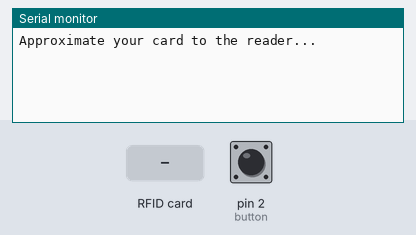
Simulated run of this sketch. Board: Arduino Uno, built with avr-gcc and run on an emulated ATmega328P. Shown: the last lines printed to the serial monitor. The inputs (shaded band) are chosen by the test bench; at power-on: pin 2 (button) HIGH.

Above: at 1.2 s.
1.3 s: RFID card 41 49 7C B9 held to the reader
At 2.0 s:
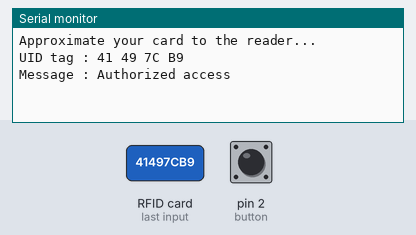
2.8 s: RFID card 5E 7A 19 C4 held to the reader
At 5.8 s:
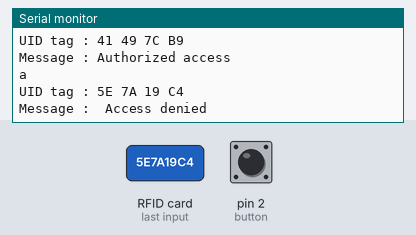

Measured:
- after the input at 1.3 s, the serial monitor: prints a new line at once (image 1)
- after the input at 2.8 s, the serial monitor: prints a new line after 1.7 s (image 2)

The sketch:

RFID_MASTER_SLAVE.ino
```cpp
#include <SPI.h>
#include <MFRC522.h>
#define button 2

#define SS_PIN 10
#define RST_PIN 9
MFRC522 mfrc522(SS_PIN, RST_PIN);   // Create MFRC522 instance.

void setup()
{
  //pinMode(button, INPUT_PULLUP);
  //pinMode(2,OUTPUT);
  //pinMode(3,OUTPUT);
  Serial.begin(9600);   // Initiate a serial communication
  SPI.begin();      // Initiate  SPI bus
  mfrc522.PCD_Init();   // Initiate MFRC522
  Serial.println("Approximate your card to the reader...");
  Serial.println();

}
void loop()
{
    int val = digitalRead(button);
  // Look for new cards
  if ( ! mfrc522.PICC_IsNewCardPresent())
  {
    return;
  }
  // Select one of the cards
  if ( ! mfrc522.PICC_ReadCardSerial())
  {
    return;
  }
  //Show UID on serial monitor
  Serial.print("UID tag :");
  String content= "";
  byte letter;
  for (byte i = 0; i < mfrc522.uid.size; i++)
  {
     Serial.print(mfrc522.uid.uidByte[i] < 0x10 ? " 0" : " ");
     Serial.print(mfrc522.uid.uidByte[i], HEX);
     content.concat(String(mfrc522.uid.uidByte[i] < 0x10 ? " 0" : " "));
     content.concat(String(mfrc522.uid.uidByte[i], HEX));
  }
  Serial.println();
  Serial.print("Message : ");
  content.toUpperCase();
  if (content.substring(1) == "41 49 7C B9") //change here the UID of the card/cards that you want to give access
  {
    Serial.println("Authorized access");
    Serial.println();
    delay(3000);
      if(val == 0)
  {
    Serial.println("A");

    delay(200);
  }
  else
  {
        Serial.println("a");

    delay(200);
  }
  }

 else   {
    Serial.println(" Access denied");
     digitalWrite(2,1);
     digitalWrite(3,0);
    delay(3000);
  }

}
```
